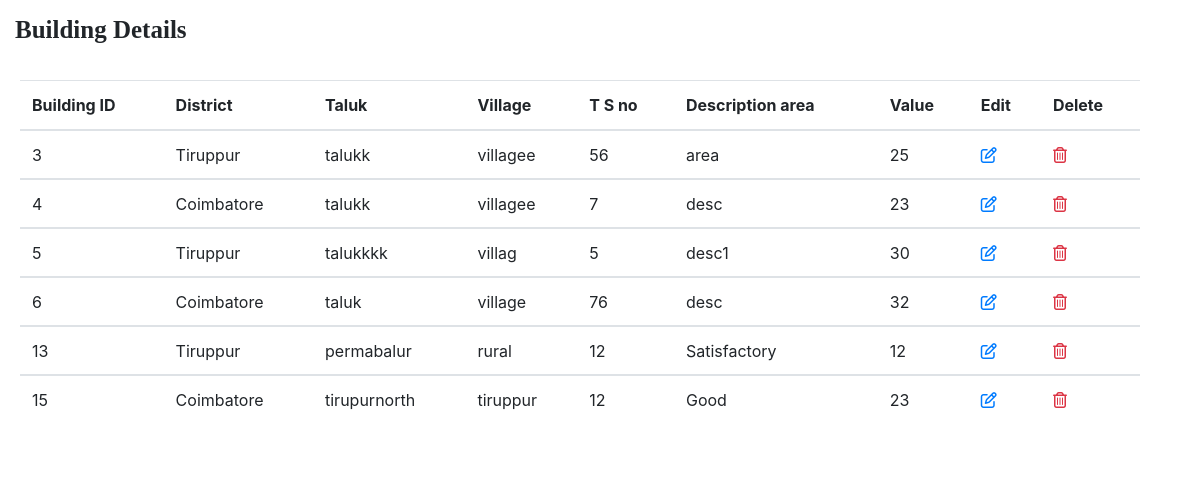
/building_display.php, run on the app's committed database.
### tables this page shows
CREATE TABLE `building_details` (
  `building_id` int(11) NOT NULL,
  `district` varchar(50) NOT NULL,
  `taluk` varchar(50) NOT NULL,
  `village` varchar(50) NOT NULL,
  `T_S_no` int(50) NOT NULL,
  `description_area` varchar(50) NOT NULL,
  `value` int(50) NOT NULL
);

### building_display.php (the view, shortened to what this page needs)
<?php
require_once "db.php";
$query = "SELECT * FROM building_details";
$result = mysqli_query($conn, $query);
?>
<!DOCTYPE html>
<html lang="en">
<head>
  <link rel="stylesheet" href="https://cdn.jsdelivr.net/npm/bootstrap@4.6.1/dist/css/bootstrap.min.css">
</head>
<body>
<h2>Building Details</h2>
<div class="container">
  <table class="table table-hover">
    <thead>
    <tr>
    <th>Building ID</th>
    <th>District</th>
    <th>Taluk</th>
    <th>Village</th>
    <th>T S no</th>
    <th>Description area</th>
    <th>Value</th>
    <th>Edit</th>
    <th>Delete</th>
  </tr>
   </thead>
<?php
if (mysqli_num_rows($result) > 0) {
  $sn=1;
  while($data = mysqli_fetch_assoc($result)) {
 ?>
  <tbody>
  <tr>
   <td><?php echo $data['building_id']; ?> </td>
   <td><?php echo $data['district']; ?> </td>
   <td><?php echo $data['taluk']; ?> </td>
   <td><?php echo $data['village']; ?> </td>
   <td><?php echo $data['T_S_no']; ?> </td>
   <td><?php echo $data['description_area']; ?> </td>
   <td><?php echo $data['value']; ?> </td>
   <td><a href="building_details_update.php?building_id=<?php echo $data["building_id"]; ?>"><i class=' far fa-edit'></i></td>
   <td><a class="text-danger delete" href="building_details_delete.php?building_id=<?php echo $data["building_id"]; ?> "><i class='far fa-trash-alt'></i></td>
 </tbody>
 </div>
 <?php
  $sn++;}} else { ?>
    <tr>
     <td colspan="8">No data found</td>
    </tr>
 <?php } ?>
 </body>
 </html>

### building_display.php (style rules this page uses)
* { box-sizing: border-box; }
.container { margin-top: 25px; border-radius: 10px; background-color: white; padding: 10px 10px; margin-left:10px; }
h2 { margin-top:15px; margin-left:15px; font-family: Georgia, serif; font-size:25px; font-weight:bolder; }

### data on the page
building_details: building_id "3", district "Tiruppur", taluk "talukk", village "villagee", T_S_no "56", description_area "area", value "25"
building_details: building_id "4", district "Coimbatore", taluk "talukk", village "villagee", T_S_no "7", description_area "desc", value "23"
building_details: building_id "5", district "Tiruppur", taluk "talukkkk", village "villag", T_S_no "5", description_area "desc1", value "30"
building_details: building_id "6", district "Coimbatore", taluk "taluk", village "village", T_S_no "76", description_area "desc", value "32"
building_details: building_id "13", district "Tiruppur", taluk "permabalur", village "rural", T_S_no "12", description_area "Satisfactory", value "12"
building_details: building_id "15", district "Coimbatore", taluk "tirupurnorth", village "tiruppur", T_S_no "12", description_area "Good", value "23"
